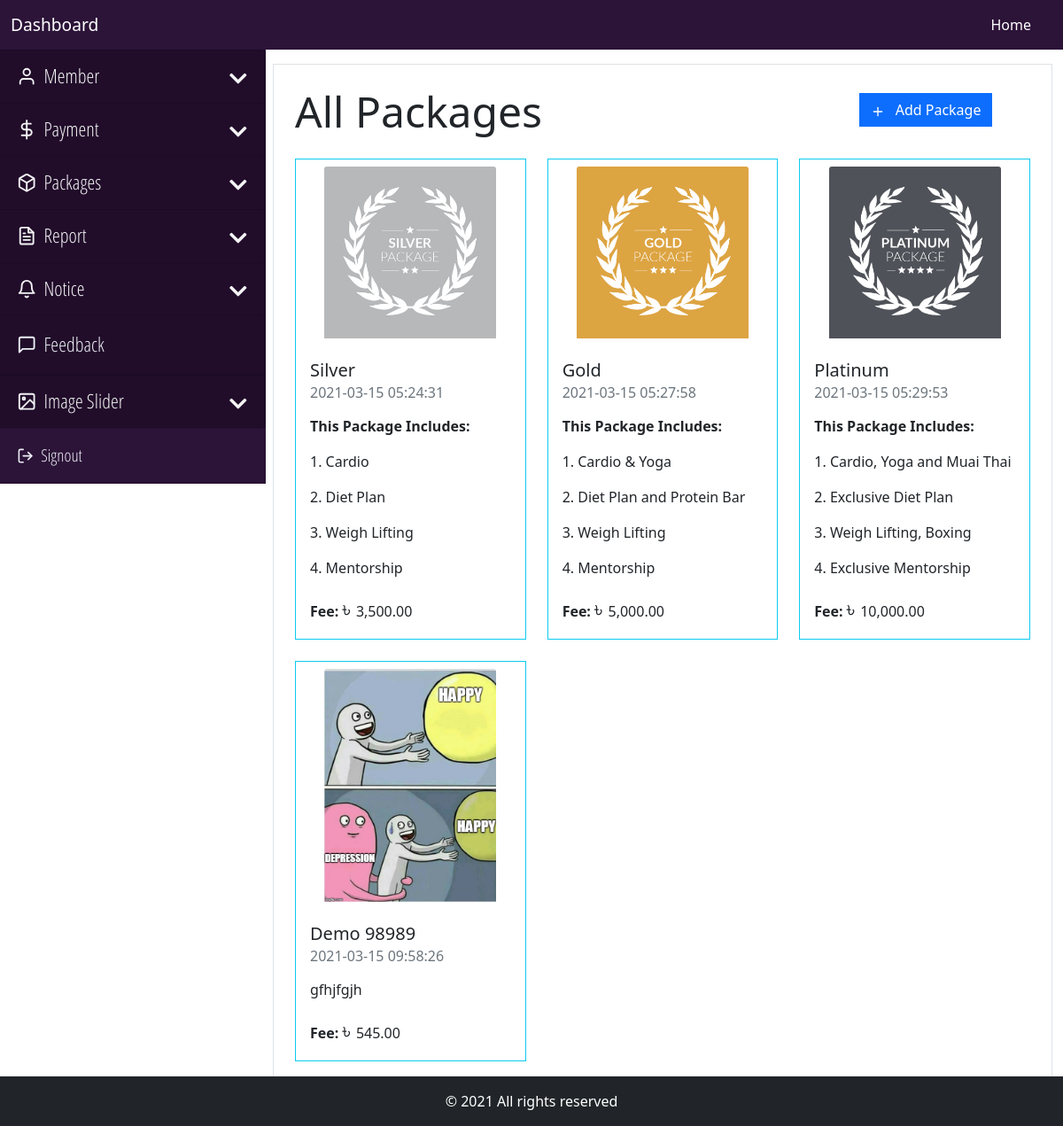
The page /backend/package/view-packages.php (signed in) on the database its author committed.
### tables this page shows
CREATE TABLE `package` (
  `package_id` int(11) NOT NULL,
  `package_name` varchar(20) NOT NULL,
  `package_details` text NOT NULL,
  `package_image` varchar(255) NOT NULL,
  `package_fee` float NOT NULL,
  `package_created` timestamp NOT NULL DEFAULT current_timestamp()
);

### core/main.php (called while the page is built, shortened)
<?php
    class Main
    {
        private $host = "localhost";
        private $user = "root";
        private $pass ="";
        private $database = "gym_manager";
        private function dbConnect()
        {
            try
            {
                $this->conn = new PDO('mysql:host='.$this->host.';dbname='.$this->database, $this->user, $this->pass);
            }
            catch(PDOException $Exception)
            {
                $this->errmsg = $Exception->getMessage();
            }
        }
    }
?>

### core/dashboard.php (called while the page is built, shortened)
<?php
    require_once "main.php";
    class Dashboard extends Main
    {
        public function viewPackages()
        {
            $this->sql = $this->conn->prepare("SELECT * FROM package");
            try
            {
                $this->sql->execute();
                if($this->sql->rowCount() > 0)
                {
                    $data = $this->sql->fetchAll(PDO::FETCH_OBJ);
                    return $data;
                }
                else
                {
                    return false;
                }
            }
            catch(PDOException $Exception)
            {
                $this->errmsg = $Exception->getMessage();
                $_SESSION['error'] = "Unexpected Error Occured. Please try again Later.<br> Error: ".$this->errmsg;
                return false;
            }
        }
    }
?>

### backend/package/view-packages.php (the view, shortened to what this page needs)
<?php
    require_once "../../core/dashboard.php";
    require_once "../inc/be-header.php";
    if(isset( $_SESSION['role']) &&  $_SESSION['role'] == 'admin' )
    {
      require_once "../inc/be-nav-admin.php";
    }
    else
    {
      require_once "../inc/be-nav-user.php";
    }
?>
<div class="container-fluid overflow-hidden mb-5">
    <div class="row gx-2 mt-3">
    <?php
        if(isset( $_SESSION['role']) &&  $_SESSION['role'] == 'admin' )
        {
          require_once "../inc/be-sidenav-admin.php";
        }
        else
        {
          require_once "../inc/be-sidenav-user.php";
        }
    ?>
        <div class="col-md-9">
            <div class="border p-4">
                <div class="row">
                    <div class="col-9">
                        <h2 class="display-5 mb-4">All Packages</h2>
                    </div>
                    <div class="col-3 text-right p-2">
                        <a class="btn btn-primary rounded-0" href="add-package.php"><i class="me-2" data-feather="plus"></i> Add Package</a>
                    </div>
                </div>
                <div class="row g-4">
                <?php
                    $packages = new Dashboard;
                    $result = $packages->viewPackages();
                    if($result != false)
                    {
                        foreach($result as $data)
                        {
                            $fee = "<span class='bdt'>&#2547; </span>".number_format($data->package_fee, 2);
                ?>
                            <div class="col-4">
                                <div class="card rounded-0 border border-info">
                                    <?php
                                        if(isset($data->package_image))
                                        {
                                            echo '<img src="../../_resources/images/'.$data->package_image.'" alt="" class="card-img-top w-75 d-flex mx-auto my-2">';
                                        }
                                        else
                                        {
                                            echo '<img src="../../_resources/images/default.jpg" alt="" class="card-img-top w-75 d-flex mx-auto my-2">';
                                        }
                                    ?>
                                    <div class="card-body">
                                        <h5 class="card-title"><?=$data->package_name?></h5>
                                        <h6 class="card-subtitle mb-2 text-muted"><?=$data->package_created?></h6>
                                        <p class="card-text"><?=$data->package_details?></p>
                                        <p class="card-text"><strong>Fee:</strong> <?=$fee?></p>
                                    </div>
                                </div>
                            </div>
                <?php
                        }
                    }
                    else
                    {
                ?>
                            <div class="alert alert-danger rounded-0 py3">
                                No Data Found!
                            </div>
                    <?php
                        }
                    ?>
                </div>
            </div>
        </div>
    </div>
</div>
<?php
    require_once "../inc/be-footer.php";
?>

### _resources/stylesheets/style.css (style rules this page uses)
.bdt { font-size: 24px!important; }

### rows shown on the page
package: package_image (picture), package_name "Silver", package_created "2021-03-15 05:24:31", package_details "This Package Includes: 1. Cardio 2. Diet Plan 3. Weigh Lifting 4. Mentorship", package_fee "3,500.00"
package: package_image (picture), package_name "Gold", package_created "2021-03-15 05:27:58", package_details "This Package Includes: 1. Cardio & Yoga 2. Diet Plan and Protein Bar 3. Weigh Lifting 4. Mentorship", package_fee "5,000.00"
package: package_image (picture), package_name "Platinum", package_created "2021-03-15 05:29:53", package_details "This Package Includes: 1. Cardio, Yoga and Muai Thai 2. Exclusive Diet Plan 3. Weigh Lifting, Boxing 4. Exclusive Mentorship", package_fee "10,000.00"
package: package_image (picture), package_name "Demo 98989", package_created "2021-03-15 09:58:26", package_details "gfhjfgjh", package_fee "545.00"
